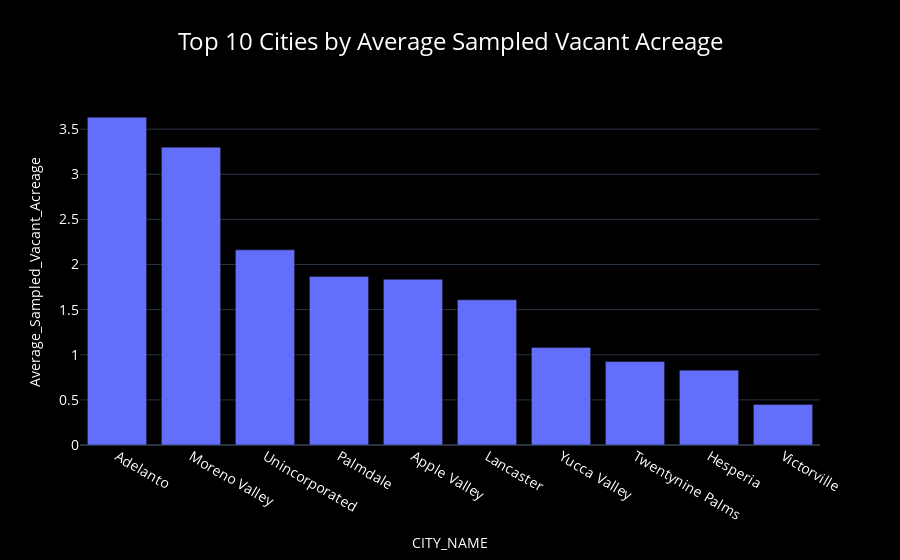

The notebook cell saved with this chart:
### Markdown cell above
Takeaways:

### Code cell
# Filter the dataframe for rows where LAND_USE_CLASS_NAME is 'Vacant'
df_vacant = df[df['LAND_USE_CLASS_NAME'] == 'Vacant']

# Remove outliers within each city's vacant land before sampling
df_vacant_no_outliers = df_vacant.groupby('CITY_NAME', group_keys=False).apply(lambda group: remove_outliers(group, 'ACREAGE'))

# Identify the top 10 cities with the most vacant land by acreage
top_cities_by_vacant_acreage = (
    df_vacant_no_outliers.groupby('CITY_NAME')['ACREAGE']
    .sum()
    .reset_index(name='Total_Vacant_Acreage')
    .sort_values('Total_Vacant_Acreage', ascending=False)
    .head(10)
)

# Get the list of top 10 cities to filter the no_outliers dataframe
top_cities_list = top_cities_by_vacant_acreage['CITY_NAME'].tolist()
df_vacant_top_cities_no_outliers = df_vacant_no_outliers[df_vacant_no_outliers['CITY_NAME'].isin(top_cities_list)]

# Apply the sampling function to each of the top 10 cities
df_sampled_vacant = df_vacant_top_cities_no_outliers.groupby('CITY_NAME', group_keys=False).apply(sample_n_or_less)

# Calculate average acreage for these samples for visualization
df_average_sampled_vacant_acreage = (
    df_sampled_vacant.groupby('CITY_NAME')['ACREAGE']
    .mean()
    .reset_index(name='Average_Sampled_Vacant_Acreage')
)

# Sort the DataFrame to get the top 10 cities by average sampled vacant acreage
top_cities_sampled_vacant_acreage = (
    df_average_sampled_vacant_acreage.sort_values('Average_Sampled_Vacant_Acreage', ascending=False)
    .head(10)
)

# Visualization for Average Sampled Vacant Acreage per City
fig_sampled_vacant_acreage = px.bar(
    top_cities_sampled_vacant_acreage, 
    x='CITY_NAME', 
    y='Average_Sampled_Vacant_Acreage',
    title="Top 10 Cities by Average Sampled Vacant Acreage",
    template='plotly_dark'
)

# Customize the chart for high contrast and legibility
fig_sampled_vacant_acreage.update_layout({
    'plot_bgcolor': 'black',
    'paper_bgcolor': 'black',
    'title': {'text': "Top 10 Cities by Average Sampled Vacant Acreage", 'x':0.5, 'xanchor': 'center'},
    'title_font': {'size': 24, 'color': 'white'},
    'font': {'color': 'white'},
    'xaxis': {'title': {'standoff': 15}, 'tickfont': {'size': 14}},
    'yaxis': {'title': {'standoff': 15}, 'tickfont': {'size': 14}},
})

fig_sampled_vacant_acreage.update_traces(textfont_size=16)

fig_sampled_vacant_acreage.show()

### Figure 1 — Plotly figure (JSON) as saved in the notebook; plotly's stock layout.template omitted (floating-point values rounded to 4 significant figures)
{"data": [{"alignmentgroup": "True", "hovertemplate": "CITY_NAME=%{x}<br>Average_Sampled_Vacant_Acreage=%{y}<extra></extra>", "legendgroup": "", "marker": {"color": "#636efa", "pattern": {"shape": ""}}, "name": "", "offsetgroup": "", "orientation": "v", "showlegend": false, "textfont": {"size": 16}, "textposition": "auto", "type": "bar", "x": ["Adelanto", "Moreno Valley", "Unincorporated", "Palmdale", "Apple Valley", "Lancaster", "Yucca Valley", "Twentynine Palms", "Hesperia", "Victorville"], "xaxis": "x", "y": [3.632, 3.3, 2.163, 1.867, 1.835, 1.609, 1.081, 0.9242, 0.8293, 0.4487], "yaxis": "y"}], "layout": {"barmode": "relative", "font": {"color": "white"}, "legend": {"tracegroupgap": 0}, "paper_bgcolor": "black", "plot_bgcolor": "black", "title": {"font": {"color": "white", "size": 24}, "text": "Top 10 Cities by Average Sampled Vacant Acreage", "x": 0.5, "xanchor": "center"}, "xaxis": {"anchor": "y", "domain": [0, 1], "tickfont": {"size": 14}, "title": {"standoff": 15, "text": "CITY_NAME"}}, "yaxis": {"anchor": "x", "domain": [0, 1], "tickfont": {"size": 14}, "title": {"standoff": 15, "text": "Average_Sampled_Vacant_Acreage"}}}}
